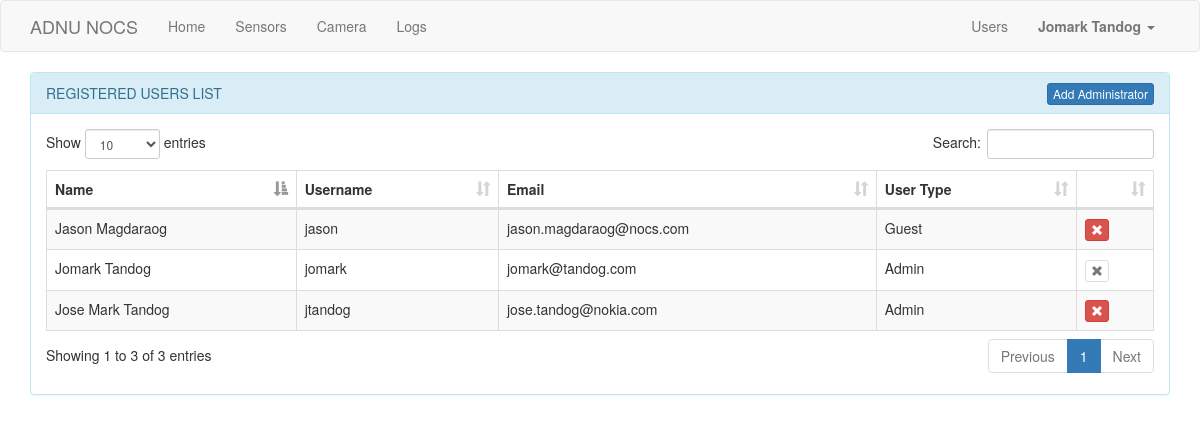
/users (signed in), run on an earlier commit of the app's database.
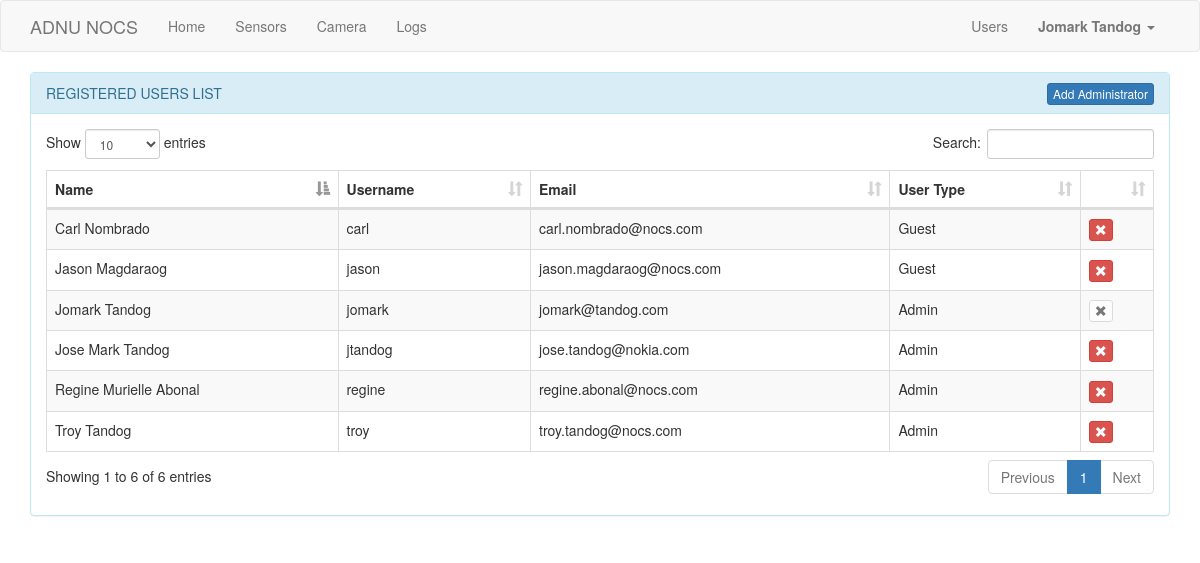
And on a later commit of the database.
### app/models.py (models this page shows, shortened)
class User(UserMixin, db.Model):
	id = db.Column(db.Integer, primary_key=True)
	username = db.Column(db.String(64), index=True, unique=True)
	name = db.Column(db.String(120), index=True, unique=True)
	email = db.Column(db.String(120), index=True, unique=True)
	user_type = db.Column(db.String(120), index=True)
	password_hash = db.Column(db.String(128))
	posts = db.relationship('Post', backref='author', lazy='dynamic')
	about_me = db.Column(db.String(140))
	last_seen = db.Column(db.DateTime, default=datetime.utcnow)
	followed = db.relationship('User', secondary=followers,\
		primaryjoin=(followers.c.follower_id == id),\
		secondaryjoin=(followers.c.followed_id == id),\
		backref=db.backref('followers', lazy='dynamic'), lazy='dynamic')

### app/routes.py (the view)
@app.route('/users')
@login_required
def users():
    if current_user.user_type != 'Admin':
        return redirect(url_for('index'))
    users = User.query.all()
    return render_template('users.html', title='Users', users=users, current_user=current_user)

### app/models.py (called while the page is built)
@login.user_loader
def load_user(id):
	return User.query.get(int(id))

### app/routes.py (called while the page is built)
@app.before_request
def before_request():
    if current_user.is_authenticated:
        current_user.last_seen = datetime.utcnow()
        db.session.commit()

### app/templates/users.html (shortened to what this page needs)
{% extends "base.html" %}
{% block app_content %}
    <div class="panel panel-info">
      <div class="panel-heading">
        REGISTERED USERS LIST
        <a href="{{ url_for('register', user_type='Admin') }}" class="btn btn-primary btn-xs" style="float: right;">
            Add Administrator
        </a>
      </div>
      <div class="panel-body">
        <table id="users_table" class="table table-striped table-bordered" style="width:100%">
            <thead>
            <tr>
                <th>Name</th>
                <th>Username</th>
                <th>Email</th>
                <th>User Type</th>
                <th></th>
            </tr>
            </thead>
            <tbody>
                {% for user in users%}
                    <tr>
                        <td>{{ user.name }}</td>
                        <td>{{ user.username }}</td>
                        <td>{{ user.email }}</td>
                        <td>{{ user.user_type }}</td>
                        <td>
                            {% if current_user.id == user.id %}
                                <button type="submit" class="btn btn-default btn-xs" disabled="true">
                                    <span class="glyphicon glyphicon-remove" aria-hidden="true"></span>
                                </button>
                            {% else %}
                                <form method="post" action="{{ url_for('remove', id=user.id) }}">
                                    <button type="submit" class="btn btn-danger btn-xs">
                                        <span class="glyphicon glyphicon-remove" aria-hidden="true"></span>
                                    </button>
                                </form>
                            {% endif %}
                        </td>
                    </tr>
                {% endfor %}
            </tbody>
        </table>
      </div>
    </div>
{% endblock %}

### app/templates/base.html (shortened to what this page needs)
{% extends 'bootstrap/base.html' %}
{% block navbar %}
    <nav class="navbar navbar-default">
        <div class="container">
            <div class="navbar-header">
                <a class="navbar-brand" href="{{ url_for('index') }}">ADNU NOCS</a>
            </div>
            <div class="collapse navbar-collapse" id="bs-example-navbar-collapse-1">
                <ul class="nav navbar-nav">
                    <li><a href="{{ url_for('index') }}">Home</a></li>
                    {% if current_user.is_authenticated %}
                    <li><a href="{{ url_for('sensor') }}">Sensors</a></li>
                    <li><a href="{{ url_for('camera') }}">Camera</a></li>
                    <li><a href="{{ url_for('csv_page') }}">Logs</a></li>
                    {% endif %}
                </ul>
                <ul class="nav navbar-nav navbar-right">
                    {% if current_user.is_anonymous %}
                        <li><a href="{{ url_for('login') }}">Login</a></li>
                    {% else %}
                        {% if current_user.user_type == 'Admin' %}
                            <li><a href="{{ url_for('users') }}">Users</a></li>
                        {% endif %}
                        <li class="dropdown">
                        <a href="#" class="dropdown-toggle" data-toggle="dropdown" role="button" aria-haspopup="true" aria-expanded="false"><b> {{ current_user.name }} </b> <span class="caret"></span></a>
                      </li>
                    {% endif %}
                </ul>
            </div>
        </div>
    </nav>
{% endblock %}
{% block content %}
    <div class="container">
        {% block app_content %}{% endblock %}
    </div>
{% endblock %}
{% block styles %}
    {{ super () }}
    <link rel="stylesheet" href="{{ url_for('static', filename='styles.css') }}">
    <link rel="stylesheet" href="{{ url_for('static', filename='dataTables.bootstrap.min.css') }}">
{% endblock %}

### app/static/styles.css (style rules this page uses)
html { overflow-y: scroll; }

What changed in the data, as far as the page shows it:
added User: name "Troy Tandog", username "troy", email "troy.tandog@nocs.com", user_type "Admin"
added User: name "Regine Murielle Abonal", username "regine", email "regine.abonal@nocs.com", user_type "Admin"
added User: name "Carl Nombrado", username "carl", email "carl.nombrado@nocs.com", user_type "Guest"
Also different on the page:
text written by a page script: "Show entries Search: Showing 1 to 3 of 3 entries Previous 1 Next" → "Show entries Search: Showing 1 to 6 of 6 entries Previous 1 Next"
